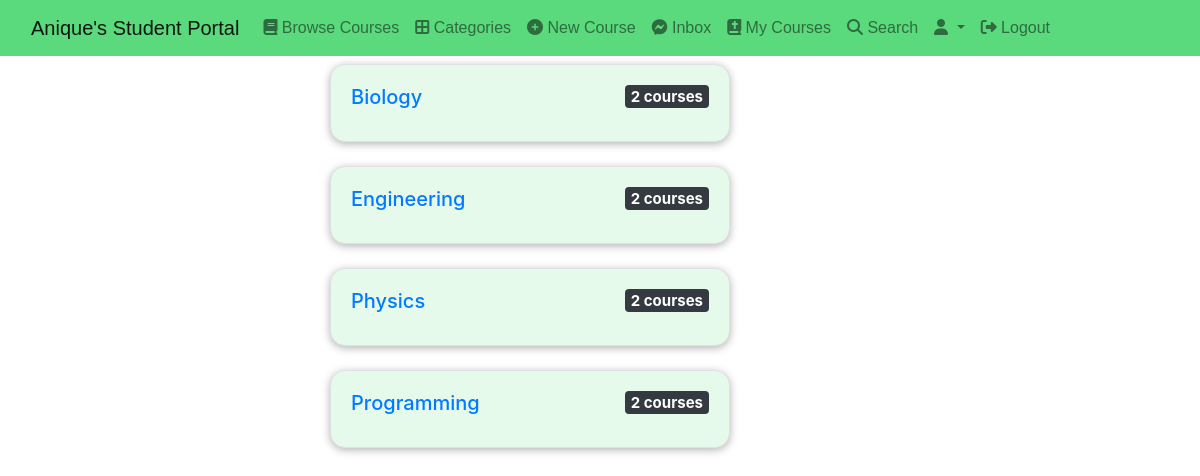
/course/categories/, run on the app's committed database.
### classroom/models.py (models this page shows, shortened)
class Category(models.Model):
    title = models.CharField(max_length=100, verbose_name='Title', unique=True)
    slug = models.SlugField(blank=True, null=True)
    class Meta:
        verbose_name = 'Category'
        verbose_name_plural = 'Categories'

### classroom/views.py (the view)
# urls.py: path("categories/", categories, name='categories'),
def categories(request):
    categories = Category.objects.all().annotate(
        course_count=Count('course')).order_by('-course_count')
    context = {
        "categories": categories,
    }
    return render(request, 'classroom/categories.html', context)

### direct/views.py (called while the page is built)
def directs_count(request):
    directs_count = 0
    if request.user.is_authenticated:
        directs_count = Message.objects.filter(user=request.user,is_read=False).count()
    return {'directs_count':directs_count}

### student_portal/templates/classroom/categories.html
{% extends 'base.html' %} {% block content %} {% if categories.count == 0 %}
<div class="container mt-2 mb-2">
  <div class="alert alert-primary" role="alert">
    Unfortunately , there are no categories as of now.
  </div>
</div>
{% else %}
<div class="container mt-2">
  <div class="row">
    <div class="col-md-8 offset-md-3">
      {% for category in categories %}{% if category.course_count != 0 %}
      <div
        class="card"
        style="
          width: 25rem;
          background-color: #e6faeb;
          border: 1px solid #dee2e6;
          border-radius: 0.95rem;
          box-shadow: 0 0.125rem 0.5rem rgba(0, 0, 0, 0.3);
        "
      >
        <div class="card-body">
          <h5 class="card-title">
            <a href="{% url 'category-courses' category.slug %}"
              >{{category.title}}</a
            >
            {% if category.course_count == 1 %}
            <span class="badge bg-dark float-end"
              >{{category.course_count}} course</span
            >
            {% else %}<span class="badge bg-dark float-end"
              >{{category.course_count}} courses</span
            >
            {% endif %}
          </h5>
        </div>
      </div>
      <br />{% endif %} {% endfor %}
    </div>
  </div>
</div>
{% endif %} {% endblock content %}

### data on the page
Category: title "Biology", course_count "2"
Category: title "Engineering", course_count "2"
Category: title "Physics", course_count "2"
Category: title "Programming", course_count "2"
